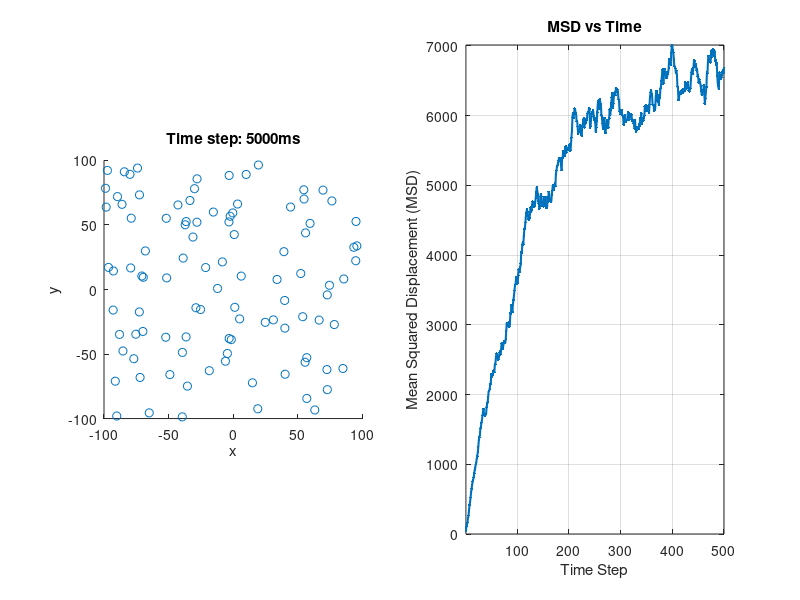

The MATLAB script that drew this image:
% 2D Brownian Motion Simulation with Reflecting Boundaries

%values
N = 100; % number of particles
T = 500; % number of steps
s = 5; % step size
x = zeros(1,N); % x parameter
y = zeros(1,N); % y parameter

xarchive = zeros(N,T);
yarchive = zeros(N,T);

x0 = x;
y0 = y;

%for-loop function creating changes in the x,y positions
for i = 1:T
    %randomize changes
    xchange = s * randn(1,N); 
    ychange = s * randn(1,N);
    
    %add changes
    x = x + xchange;
    y = y + ychange;
    
    %ensure changes stay in plot (bounce effect)
    L = 99;
    overR = x > L;
    overL = x < -L;
    overT = y > L;
    underB = y < -L;

    x(overR) = 2*L - x(overR);
    x(overL) = -2*L - x(overL);

    y(overT) = 2*L - y(overT);
    y(underB) = -2*L - y(underB);

    %archive changes
    xarchive(:,i) = x;
    yarchive(:,i) = y;

end

%calculate mean for xarchive squared + yarchive squared (msd equation)
msd = zeros(1,T);

for k = 1:T
    msd(k) = mean(xarchive(:,k).^2 + yarchive(:,k).^2); 
end



%graphs
figure;

%creating the animation graph
subplot(1,2,1);
graph1 = scatter(xarchive(:,1),yarchive(:,1));
axis equal;
xlim([-100,100]);
ylim([-100,100]);

xlabel('x');
ylabel('y');

%creating the msd graph
subplot(1,2,2);
msdLine = plot(nan, nan, 'LineWidth', 1.5);
xlim([1,T]);
ylim([0 max(msd)])
xlabel('Time Step');
ylabel('Mean Squared Displacement (MSD)');
title('MSD vs Time');
grid on;

%graph "animation"

dt = 0.01;

for j = 1:T
    subplot(1,2,1);

    set(graph1, 'XData', xarchive(:,j), 'YData', yarchive(:,j));
    title(['Time step: ', num2str(j*dt*1000), 'ms']);

    drawnow limitrate;
    pause(dt);

    subplot(1,2,2)
    set(msdLine, 'XData', 1:j, 'YData', msd(1:j))
end
